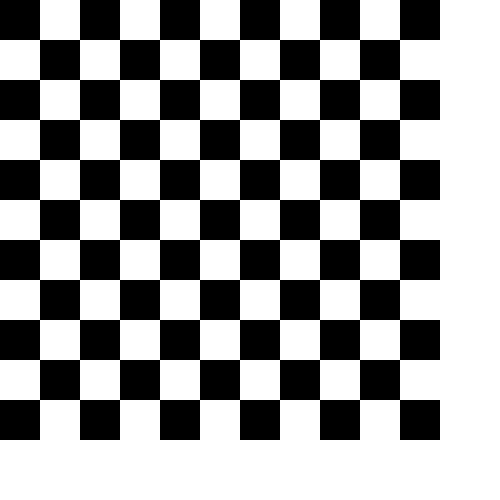
Frame 1 (no input)
Frame 60 (the mouse pressed at the canvas centre just before this capture): identical to frame 1, image omitted
Frame 120 (the mouse held since frame 60 and released just before this capture): identical to frame 1, image omitted

The Processing sketch that drew this single still picture (run headless with seeded random() and noise(); from frame 60 on, the mouse is pressed at the canvas centre):

// Processing sketch: black_and_white_grid
// ── black_and_white_grid.pde
  /*
  1  2
  3  4  
  */
boolean[][] rects; // twodimensional array, think rows and columns
boolean flag_click = false;

float size_box = 0.08;
float size_box_1 = 0.02;
int distance_box_1 = 9;
float margin = 3;
int fill_black = 0;
int fill_white = 255;
int[][]my_rects_effect = { {1, 2, 1, 2, 1, 2, 1, 2, 1, 2, 1},
                    {2, 1, 2, 1, 6, 7, 4, 1, 2, 1, 2},
                    {1, 2, 5, 6, 5, 8, 3, 4, 3, 2, 1},
                    {2, 1, 6, 5, 6, 7, 4, 3, 4, 1, 2},
                    {1, 6, 5, 6, 5, 8, 3, 4, 3, 4, 1},
                    {2, 9, 10, 9, 10,  1, 12, 11, 12, 11, 2},
                    {1, 4, 3,  4,  3, 14, 5, 6, 5, 6, 1},
                    {2, 1, 4,  3,  4, 13, 6, 5, 6, 1, 2},
                    {1, 2, 3,  4,  3, 14, 5, 6, 5, 2, 1},
                    {2, 1, 2,  1,  4, 13, 6, 1, 2, 1, 2},
                    {1, 2, 1, 2, 1, 2, 1, 2, 1, 2, 1},
                  };
                  
int[][]my_rects_normal = { 
                    {1, 2, 1, 2, 1, 2, 1, 2, 1, 2, 1},
                    {2, 1, 2, 1, 2, 1, 2, 1, 2, 1, 2},
                    {1, 2, 1, 2, 1, 2, 1, 2, 1, 2, 1},
                    {2, 1, 2, 1, 2, 1, 2, 1, 2, 1, 2},
                    {1, 2, 1, 2, 1, 2, 1, 2, 1, 2, 1},
                    {2, 1, 2, 1, 2, 1, 2, 1, 2, 1, 2},
                    {1, 2, 1, 2, 1, 2, 1, 2, 1, 2, 1},
                    {2, 1, 2, 1, 2, 1, 2, 1, 2, 1, 2},
                    {1, 2, 1, 2, 1, 2, 1, 2, 1, 2, 1},
                    {2, 1, 2, 1, 2, 1, 2, 1, 2, 1, 2},
                    {1, 2, 1, 2, 1, 2, 1, 2, 1, 2, 1},
                  };
                  
int[][] my_rects = new int[my_rects_effect.length][my_rects_effect.length];
float[][]positions_x = new float[my_rects.length][my_rects.length];
float[][]positions_y = new float[my_rects.length][my_rects.length];

void setup (){
  
  size(500,500);
  fill(0);
  noStroke();
  change_rects(my_rects_normal);
  
  
  for (int r=0; r<=my_rects.length-1; r++ ){ // rows
    for (int c=0; c<=my_rects.length-1; c++ ){ // cols
     positions_x[r][c] = c*size_box*width;
     positions_y[r][c] = r*size_box*height;
    }
  }  
  
  draw_chess();

}

void draw_chess(){
  background(255); // clear background with white
  for (int x=0; x<my_rects.length; x++) {
    for (int y=0; y<my_rects.length; y++) {
      if(my_rects[x][y] == 1){
        rect_1(positions_x[x][y],positions_y[x][y]);  
      }
      
      if(my_rects[x][y] == 2){
        rect_2(positions_x[x][y],positions_y[x][y]);  
      }
      
      if(my_rects[x][y] == 3){
        rect_3(positions_x[x][y],positions_y[x][y]);  
      }
      
      if(my_rects[x][y] == 4){
        rect_4(positions_x[x][y],positions_y[x][y]);  
      }
      
      if(my_rects[x][y] == 5){
        rect_5(positions_x[x][y],positions_y[x][y]);  
      }
      
      if(my_rects[x][y] == 6){
        rect_6(positions_x[x][y],positions_y[x][y]);  
      }
      
      if(my_rects[x][y] == 7){
        rect_7(positions_x[x][y],positions_y[x][y]);  
      }
      
      if(my_rects[x][y] == 8){
        rect_8(positions_x[x][y],positions_y[x][y]);  
      }
      
      if(my_rects[x][y] == 9){
        rect_9(positions_x[x][y],positions_y[x][y]);  
      }
      
      if(my_rects[x][y] == 10){
        rect_10(positions_x[x][y],positions_y[x][y]);  
      }
      
      if(my_rects[x][y] == 11){
        rect_11(positions_x[x][y],positions_y[x][y]);  
      }
      
      if(my_rects[x][y] == 12){
        rect_12(positions_x[x][y],positions_y[x][y]);  
      }
        
      if(my_rects[x][y] == 13){
        rect_13(positions_x[x][y],positions_y[x][y]);  
      }
      
      if(my_rects[x][y] == 14){
        rect_14(positions_x[x][y],positions_y[x][y]);  
      }

    }
  }
}

void draw(){
  if (flag_click){
    change_rects(my_rects_effect);  
  } else{
    change_rects(my_rects_normal);  
  }
  draw_chess();
 // background(255); // clear background with white
}

void mouseClicked(){
  flag_click = !flag_click;
  println("Click");
}

void change_rects(int[][]x){
  for (int i = 0; i < my_rects.length; i++) {
    for (int j = 0; j < my_rects.length; j++) {
      my_rects[i][j] = x[i][j];
    }
  }
}


void rect_1 (float r, float c){  // Only black
  fill(fill_black);
  rect(r, c, width*size_box,height*size_box); 
}

void rect_2 (float r, float c){ // Only white
  fill(fill_white);
  rect(r, c, width*size_box,height*size_box); 
}


void rect_3 (float r, float c){ // Black with white in 1 and 4
  fill(fill_black);
  rect(r, c, width*size_box,height*size_box); 
  fill(fill_white);
  rect(r+margin, c+margin, width*size_box_1,height*size_box_1); 
  rect(r+margin *distance_box_1, c+margin*distance_box_1, width*size_box_1 ,height*size_box_1); 
}


void rect_4 (float r, float c){ // White with black in 1 and 4
  fill(fill_white);
  rect(r, c, width*size_box,height*size_box); 
  fill(fill_black);
  
  rect(r+margin, c+margin, width*size_box_1,height*size_box_1);
  rect(r+margin *distance_box_1, c+margin*distance_box_1, width*size_box_1 ,height*size_box_1); 
}

void rect_5 (float r, float c){ // Black with black in 2 and 3
  
  fill(fill_black);
  rect(r, c, width*size_box,height*size_box); 
  fill(fill_white);
  
  rect(r+margin, c+margin*distance_box_1, width*size_box_1,height*size_box_1);
  rect(r+margin*distance_box_1, c+margin, width*size_box_1 ,height*size_box_1); 
}


void rect_6 (float r, float c){ // White with black in 2 and 3
  stroke(3);
  fill(fill_white);
  rect(r, c, width*size_box,height*size_box); 
  fill(fill_black);
  stroke(3);
  rect(r+margin, c+margin*distance_box_1, width*size_box_1,height*size_box_1); // Down
  rect(r+margin*distance_box_1, c+margin, width*size_box_1 ,height*size_box_1); // Up
}

void rect_7 (float r, float c){ // Black with white in 4 and 3
  stroke(3);
  fill(fill_black);
  rect(r, c, width*size_box,height*size_box); 
  fill(fill_white);
  stroke(3);
  rect(r+margin, c+margin*distance_box_1, width*size_box_1,height*size_box_1);
  rect(r+margin*distance_box_1, c+margin*distance_box_1, width*size_box_1 ,height*size_box_1); 
}

void rect_8 (float r, float c){ // White with black in 4 and 3
  stroke(3);
  fill(fill_white);
  rect(r, c, width*size_box,height*size_box); 
  fill(fill_black);
  stroke(3);
  rect(r+margin, c+margin*distance_box_1, width*size_box_1,height*size_box_1);
  rect(r+margin*distance_box_1, c+margin*distance_box_1, width*size_box_1 ,height*size_box_1); 
}

void rect_9 (float r, float c){ // Black with white in 4 and 2
  stroke(3);
  fill(fill_black);
  rect(r, c, width*size_box,height*size_box); 
  fill(fill_white);
  stroke(3);
  rect(r+margin*distance_box_1, c+margin, width*size_box_1,height*size_box_1);
  rect(r+margin*distance_box_1, c+margin*distance_box_1, width*size_box_1 ,height*size_box_1); 
}

void rect_10 (float r, float c){ // Black with white in 4 and 2
  stroke(3);
  fill(fill_white);
  rect(r, c, width*size_box,height*size_box); 
  fill(fill_black);
  stroke(3);
  rect(r+margin*distance_box_1, c+margin, width*size_box_1,height*size_box_1);
  rect(r+margin*distance_box_1, c+margin*distance_box_1, width*size_box_1 ,height*size_box_1); 
}

void rect_11 (float r, float c){ // Black with white in 1 and 3
  stroke(3);
  fill(fill_black);
  rect(r, c, width*size_box,height*size_box); 
  fill(fill_white);
  stroke(3);
  rect(r+margin, c+margin*distance_box_1, width*size_box_1,height*size_box_1);
  rect(r+margin, c+margin, width*size_box_1 ,height*size_box_1); 
}

void rect_12 (float r, float c){ // White with white in 1 and 3
  stroke(3);
  fill(fill_white);
  rect(r, c, width*size_box,height*size_box); 
  fill(fill_black);
  stroke(3);
  rect(r+margin, c+margin*distance_box_1, width*size_box_1,height*size_box_1);
  rect(r+margin, c+margin, width*size_box_1 ,height*size_box_1); 
}

void rect_13 (float r, float c){ // White with white in 1 and 2
  stroke(3);
  fill(fill_black);
  rect(r, c, width*size_box,height*size_box); 
  fill(fill_white);
  stroke(3);
  rect(r+margin, c+margin, width*size_box_1,height*size_box_1); // Left
  rect(r+margin*distance_box_1, c+margin, width*size_box_1 ,height*size_box_1); // Right
}

void rect_14 (float r, float c){ // White with white in 1 and 2
  stroke(3);
  fill(fill_white);
  rect(r, c, width*size_box,height*size_box); 
  fill(fill_black);
  stroke(3);
  rect(r+margin, c+margin, width*size_box_1,height*size_box_1); // Left
  rect(r+margin*distance_box_1, c+margin, width*size_box_1 ,height*size_box_1); // Right
}
